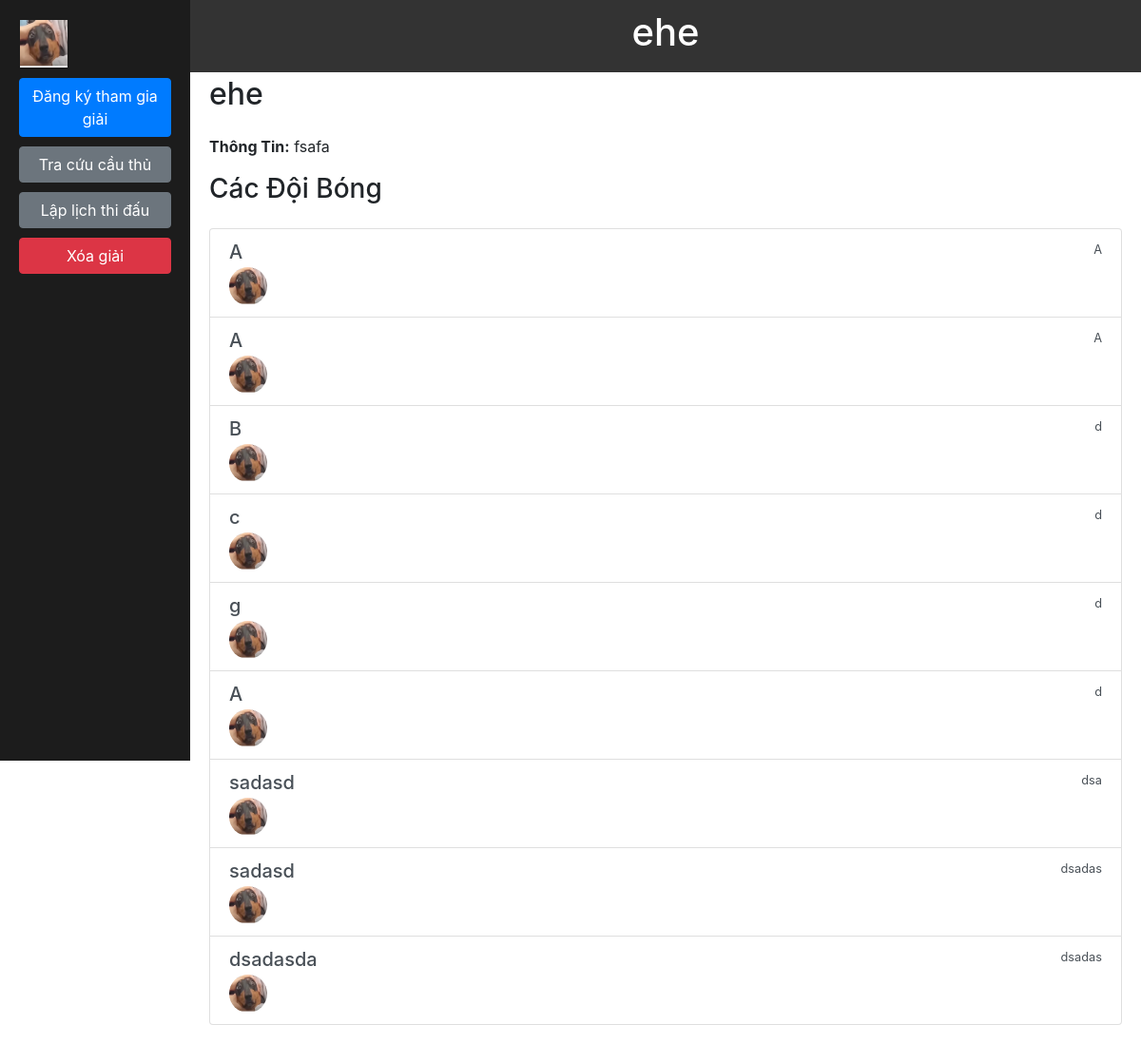
Screenshot of /season/1 with the database file from the repository.
### models/season.py (models this page shows, shortened)
class Season(db.Model):
    id = db.Column(db.Integer, primary_key=True)
    name = db.Column(db.String(100), nullable=False)
    profile_picture = db.Column(db.String(255))
    rule_id = db.Column(db.Integer, db.ForeignKey('rule.id'), nullable=False)
    note = db.Column(db.String(255), nullable=True)
    rules = db.relationship('Rule', backref=db.backref('seasons', lazy=True))

### models/team.py (models this page shows, shortened)
class Team(db.Model):
    id = db.Column(db.Integer, primary_key=True)
    name = db.Column(db.String(100), unique=False, nullable=False)
    stadium = db.Column(db.String(100), nullable=False)
    national_players_count = db.Column(db.Integer, default=0)
    foreign_players_count = db.Column(db.Integer, default=0)
    season_id = db.Column(db.Integer, db.ForeignKey('season.id'), nullable=False)
    profile_picture = db.Column(db.String(255))

### routes/season_routes.py (the view)
    @app.route('/season/<int:season_id>')
    def view_season(season_id):
        season = Season.query.get_or_404(season_id)
        teams = Team.query.filter_by(season_id=season_id).all()
        players = Player.query.filter_by(season_id=season_id).all()
        matches = Match.query.filter_by(season_id=season_id).all()
        match_results = MatchResult.query.filter_by(season_id=season_id).all()
        team_rankings = TeamRanking.query.filter_by(season_id=season_id).all()
        return render_template('season_main.html', season=season, teams=teams, players=players, matches=matches, match_results=match_results, team_rankings=team_rankings)

### templates/season_main.html (shortened to what this page needs)
{% extends "base.html" %}
{% block title %}{{ season.name }}{% endblock %}
{% block sidebar %}
    <button class="btn btn-primary btn-block" onclick="window.location.href='{{ url_for('register_team', season_id=season.id) }}'">Đăng ký tham gia giải</button>
    <button class="btn btn-secondary btn-block" onclick="window.location.href='{{ url_for('search_player', season_id=season.id) }}'">Tra cứu cầu thủ</button>
    <button class="btn btn-secondary btn-block" onclick="window.location.href='{{ url_for('match_schedule', season_id=season.id) }}'">Lập lịch thi đấu</button>
    <button class="btn btn-danger btn-block" data-toggle="modal" data-target="#deleteModal">Xóa giải</button>
{% endblock %}
{% block content %}
<h2 class="mb-4">{{ season.name }}</h2>
<p><strong>Thông Tin:</strong> {{ season.note }}</p>
<h3 class="mb-4">Các Đội Bóng</h3>
<div class="list-group">
    {% for team in teams %}
    <a href="#" class="list-group-item list-group-item-action">
        <div class="d-flex w-100 justify-content-between">
            <h5 class="mb-1">{{ team.name }}</h5>
            <small>{{ team.stadium }}</small>
        </div>
        <img src="{{ url_for('static', filename=team.profile_picture) }}" alt="{{ team.name }}" class="img-fluid rounded-circle" style="width: 40px; height: 40px;">
    </a>
    {% else %}
    <p>Không có đội bóng nào trong giải đấu này.</p>
    {% endfor %}
</div>
{% endblock %}

### templates/base.html (style rules this page uses)
body { margin: 0; padding: 0; background-color: #fff; }
.sidebar button { margin-bottom: 10px; }

### rows the page displays
Season: name "ehe", note "fsafa"
Team: name "A", stadium "A", profile_picture (picture)
Team: name "A", stadium "A", profile_picture (picture)
Team: name "B", stadium "d", profile_picture (picture)
Team: name "c", stadium "d", profile_picture (picture)
Team: name "g", stadium "d", profile_picture (picture)
Team: name "A", stadium "d", profile_picture (picture)
Team: name "sadasd", stadium "dsa", profile_picture (picture)
Team: name "sadasd", stadium "dsadas", profile_picture (picture)
Team: name "dsadasda", stadium "dsadas", profile_picture (picture)
